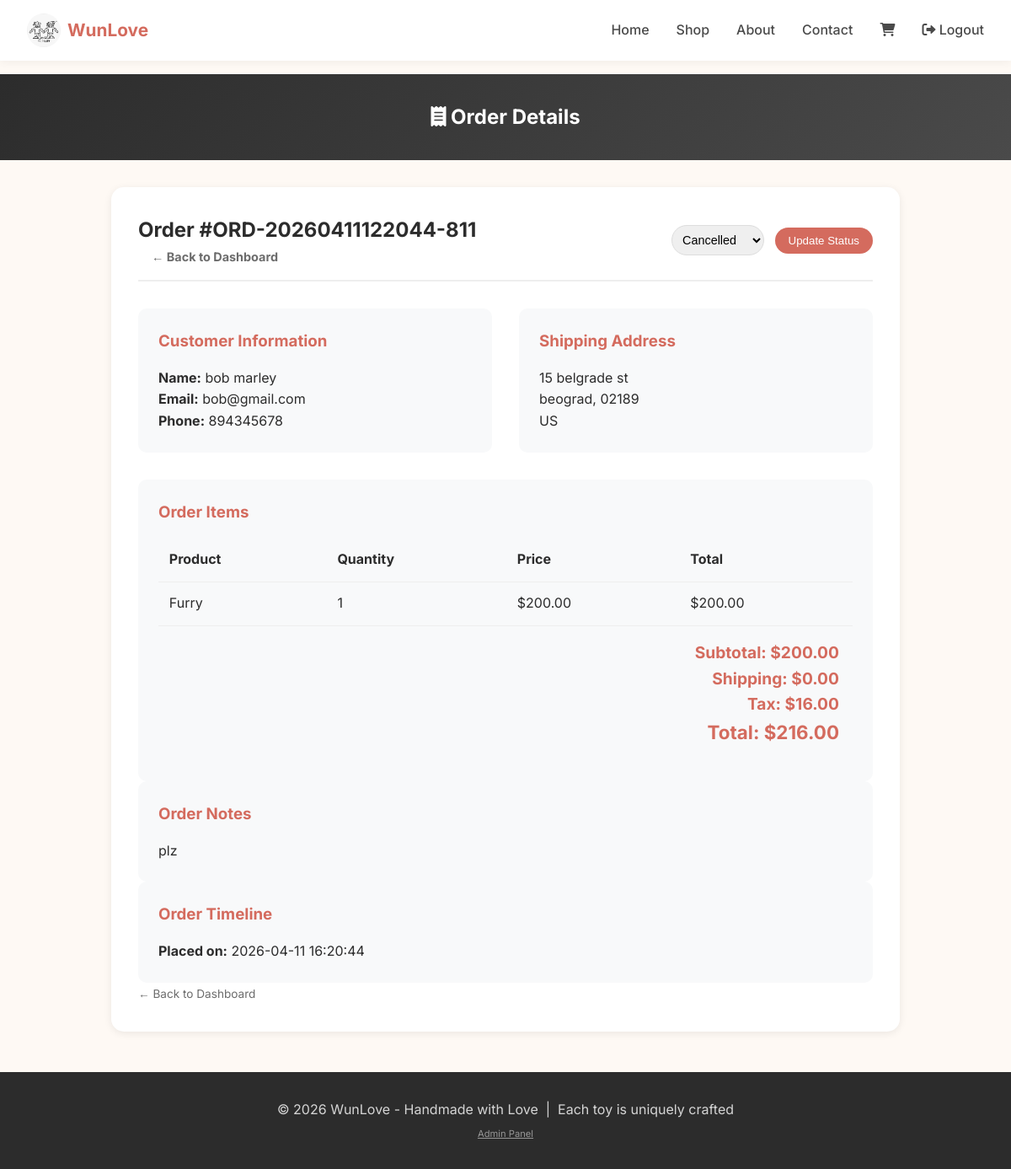
The page /admin/order/2 (signed in) on the database its author committed.
### tables this page shows
CREATE TABLE orders (
            id INTEGER PRIMARY KEY AUTOINCREMENT,
            order_number TEXT UNIQUE NOT NULL,
            customer_name TEXT NOT NULL,
            customer_email TEXT NOT NULL,
            customer_phone TEXT NOT NULL,
            shipping_address TEXT NOT NULL,
            shipping_city TEXT NOT NULL,
            shipping_state TEXT,
            shipping_zip TEXT NOT NULL,
            shipping_country TEXT NOT NULL,
            order_items TEXT NOT NULL,
            subtotal REAL NOT NULL,
            shipping_cost REAL DEFAULT 0,
            tax REAL DEFAULT 0,
            total REAL NOT NULL,
            status TEXT DEFAULT 'pending',
            notes TEXT,
            created_at TIMESTAMP DEFAULT CURRENT_TIMESTAMP
        );

### app.py (the view)
@app.route('/admin/order/<int:order_id>')
@login_required
def admin_order_detail(order_id):
    conn = get_db()
    order = conn.execute('SELECT * FROM orders WHERE id = ?', (order_id,)).fetchone()
    if not order:
        flash('Order not found.', 'danger')
        return redirect(url_for('admin_orders'))
    order_items = json.loads(order['order_items'])
    conn.close()
    return render_template('admin_order_detail.html', order=order, order_items=order_items)

### app.py (called while the page is built)
def get_db():
    conn = sqlite3.connect(DATABASE)
    conn.row_factory = sqlite3.Row
    return conn

def login_required(f):
    @wraps(f)
    def decorated_function(*args, **kwargs):
        if not session.get('admin_logged_in'):
            flash('Please log in to access the admin area.', 'warning')
            return redirect(url_for('admin_login'))
        return f(*args, **kwargs)
    return decorated_function

def get_cart():
    return session.get('cart', {})

def get_cart_count():
    cart = get_cart()
    return sum(item['quantity'] for item in cart.values())

@app.context_processor
def utility_processor():
    def get_cart_count_global():
        return get_cart_count()
    return dict(get_cart_count=get_cart_count_global)

### templates/admin_order_detail.html (shortened to what this page needs)
{% extends "base.html" %}
{% block content %}
<section class="admin-header">
        <h1><i class="fas fa-receipt"></i> Order Details</h1>
</section>
<section class="admin-container">
        <div class="order-details">
                <div class="order-header">
                        <div class="order-number">
                                Order #{{ order.order_number }}
                                <a href="{{ url_for('admin_dashboard') }}#orders-tab" class="back-link-top"
                                        style="margin-left: 1rem; font-size: 0.9rem;">← Back to Dashboard</a>
                        </div>
                        <div>
                                <form method="POST" action="{{ url_for('admin_update_order_status', order_id=order.id) }}"
                                        class="status-form">
                                        <select name="status" class="status-select">
                                                <option value="cancelled" {% if order.status=='cancelled' %}selected{% endif %}>
                                                        Cancelled</option>
                                        </select>
                                        <button type="submit" class="update-btn">Update Status</button>
                                </form>
                        </div>
                </div>
                <div class="info-grid">
                        <div class="info-section">
                                <h3>Customer Information</h3>
                                <p><strong>Name:</strong> {{ order.customer_name }}</p>
                                <p><strong>Email:</strong> {{ order.customer_email }}</p>
                                <p><strong>Phone:</strong> {{ order.customer_phone }}</p>
                        </div>
                        <div class="info-section">
                                <h3>Shipping Address</h3>
                                <p>{{ order.shipping_address }}<br>
                                        {{ order.shipping_city }}, {{ order.shipping_state or '' }} {{
                                        order.shipping_zip }}<br>
                                        {{ order.shipping_country }}</p>
                        </div>
                </div>
                <div class="info-section">
                        <h3>Order Items</h3>
                        <table class="items-table">
                                <thead>
                                        <tr>
                                                <th>Product</th>
                                                <th>Quantity</th>
                                                <th>Price</th>
                                                <th>Total</th>
                                        </tr>
                                </thead>
                                <tbody>
                                        {% for item in order_items %}
                                        <tr>
                                                <td>{{ item.name }}</td>
                                                <td>{{ item.quantity }}</td>
                                                <td>${{ "%.2f"|format(item.price) }}</td>
                                                <td>${{ "%.2f"|format(item.total) }}</td>
                                        </tr>
                                        {% endfor %}
                                </tbody>
                        </table>
                        <div class="total-row">
                                <div>Subtotal: ${{ "%.2f"|format(order.subtotal) }}</div>
                                <div>Shipping: ${{ "%.2f"|format(order.shipping_cost) }}</div>
                                <div>Tax: ${{ "%.2f"|format(order.tax) }}</div>
                                <div style="font-size: 1.4rem;">Total: ${{ "%.2f"|format(order.total) }}</div>
                        </div>
                </div>
                {% if order.notes %}
                <div class="info-section">
                        <h3>Order Notes</h3>
                        <p>{{ order.notes }}</p>
                </div>
                {% endif %}
                <div class="info-section">
                        <h3>Order Timeline</h3>
                        <p><strong>Placed on:</strong> {{ order.created_at }}</p>
                </div>
                <a href="{{ url_for('admin_dashboard') }}#orders-tab" class="back-link-bottom">← Back to Dashboard</a>
        </div>
</section>
{% endblock %}

### templates/base.html (style rules this page uses)
* { margin: 0; padding: 0; box-sizing: border-box; }
body { font-family: 'Inter', sans-serif; line-height: 1.6; color: #2c2c2c; background-color: #fef9f4; }

### templates/admin_order_detail.html (style rules this page uses)
.back-link-bottom { color: #6c6c6c; text-decoration: none; font-size: 0.85rem; font-weight: normal; }
.order-header { display: flex; justify-content: space-between; align-items: flex-start; flex-wrap: wrap; margin-bottom: 2rem; padding-bottom: 1rem; border-bottom: 2px solid #eee; }
.order-number { font-size: 1.5rem; font-weight: 700; }
.back-link-top { color: #6c6c6c; text-decoration: none; font-size: 0.9rem; display: block; }
.admin-header { background: linear-gradient(135deg, #2c2c2c 0%, #4a4a4a 100%); color: white; padding: 2rem; text-align: center; }
.admin-container { max-width: 1000px; margin: 2rem auto; padding: 0 2rem; }
.order-details { background: white; border-radius: 15px; padding: 2rem; box-shadow: 0 2px 10px rgba(0, 0, 0, 0.08); margin-bottom: 2rem; }
.order-header { display: flex; justify-content: space-between; align-items: center; flex-wrap: wrap; margin-bottom: 2rem; padding-bottom: 1rem; border-bottom: 2px solid #eee; }
.status-form { display: inline-block; }
.status-select { padding: 0.5rem; border-radius: 20px; border: 1px solid #ddd; font-size: 0.9rem; }
.update-btn { background: #d46b5e; color: white; border: none; padding: 0.5rem 1rem; border-radius: 20px; margin-left: 0.5rem; cursor: pointer; }
.info-grid { display: grid; grid-template-columns: 1fr 1fr; gap: 2rem; margin-bottom: 2rem; }
.info-section { background: #f8f9fa; padding: 1.5rem; border-radius: 10px; }
.info-section h3 { margin-bottom: 1rem; color: #d46b5e; }
.items-table { width: 100%; border-collapse: collapse; }
.items-table th, .items-table td { padding: 0.8rem; text-align: left; border-bottom: 1px solid #eee; }
.items-table th { background: #f8f9fa; }
.total-row { text-align: right; padding: 1rem; font-size: 1.2rem; font-weight: 700; color: #d46b5e; }

### rows shown on the page
orders: order_number "ORD-20260411122044-811", status "Cancelled", customer_name "bob marley", customer_email "bob@gmail.com", customer_phone "894345678", shipping_address "15 belgrade st", shipping_city "beograd", shipping_zip "02189", shipping_country "US", subtotal "200.00", shipping_cost "0.00", tax "16.00", total "216.00", notes "plz", created_at "2026-04-11 16:20:44"

### other values the page prints
{{ item.name }} "Furry"
{{ item.quantity }} "1"
{{ "%.2f"|format(item.price) }} "200.00"
{{ "%.2f"|format(item.total) }} "200.00"
